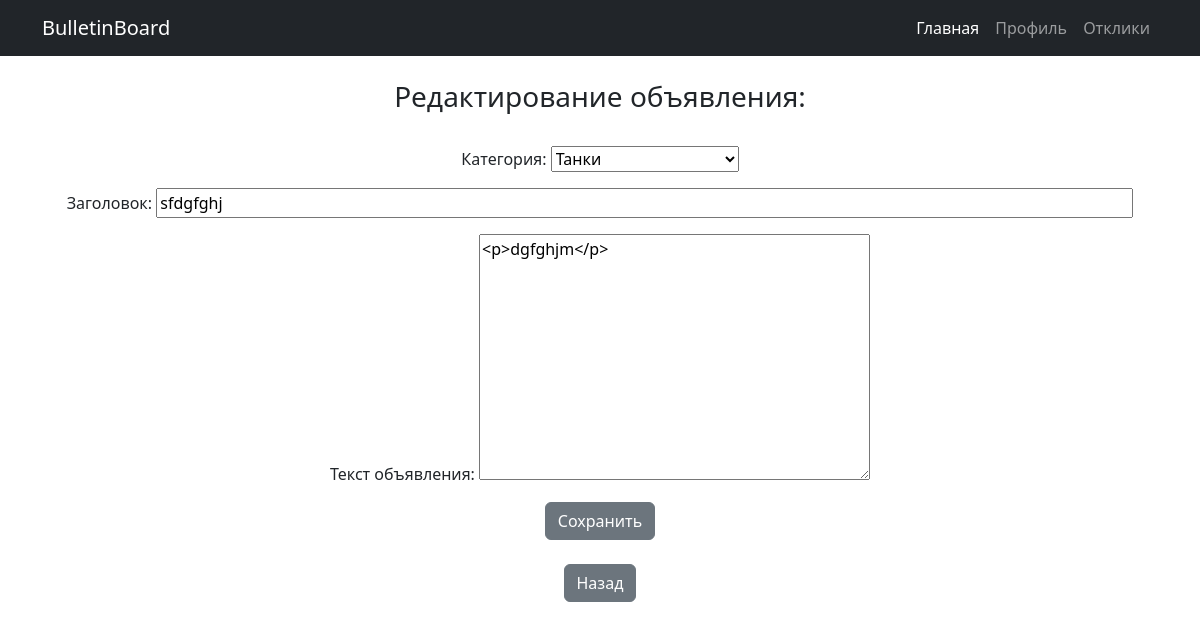
Screenshot of /poster/1/edit (signed in) with the database file from the repository.
### board/models.py (models this page shows)
class Poster(models.Model):
    CATEGORY = (
        ('tank', 'Танки'),
        ('heal', 'Хилы'),
        ('dd', 'ДД'),
        ('buyers', 'Торговцы'),
        ('gildemaster', 'Гилдмастеры'),
        ('quest', 'Квестгиверы'),
        ('smith', 'Кузнецы'),
        ('tanner', 'Кожевники'),
        ('potion', 'Зельевары'),
        ('spellmaster', 'Мастера заклинаний'),
    )
    author = models.ForeignKey(User, on_delete=models.CASCADE)
    title = models.CharField(max_length=64)
    text = RichTextUploadingField()
    category = models.CharField(max_length=12, choices=CATEGORY, default='tank')

### board/views.py (the view, shortened to what this page needs)
# urls.py: path('poster/<int:pk>/edit', EditPoster.as_view(), name='edit'),
class EditPoster(PermissionRequiredMixin, UpdateView):
    permission_required = 'board.change_poster'
    template_name = 'edit_poster.html'
    form_class = PosterForm
    success_url = '/create/'
    def dispatch(self, request, *args, **kwargs):
        author = Poster.objects.get(pk=self.kwargs.get('pk')).author.username
        if self.request.user.username == 'admin' or self.request.user.username == author:
            return super().dispatch(request, *args, **kwargs)
        else:
            return HttpResponse("Редактировать объявление может только его автор")
    def get_object(self, **kwargs):
        Id = self.kwargs.get('pk')
        return Poster.objects.get(pk=Id)

### board/forms.py
class PosterForm(forms.ModelForm):
    class Meta:
        model = Poster
        widgets = {'title': forms.TextInput(attrs={'size': '100'})}
        fields = ('category', 'title', 'text',)
    def __init__(self, *args, **kwargs):
        super(PosterForm, self).__init__(*args, **kwargs)
        self.fields['category'].label = "Категория:"
        self.fields['title'].label = "Заголовок"
        self.fields['text'].label = "Текст объявления:"

### templates/edit_poster.html (shortened to what this page needs)
{% extends  'flatpages/default.html' %}
{% load bootstrap4 %}
{% load static %}
{% block content %}
    <br>
    <h3>Редактирование объявления:</h3><br>
	<form method="post" enctype="multipart/form-data">
        {{ form.as_p }}
		<input class="btn btn-secondary" type="submit" value="Сохранить">
	</form><br>
    <input type=button value="Назад" class="btn btn-secondary" onClick="javascript:history.go(-1);">
{% endblock content %}

### rows the page displays
Poster: category "Танки", title "sfdgfghj", text "<p>dgfghjm</p>"
